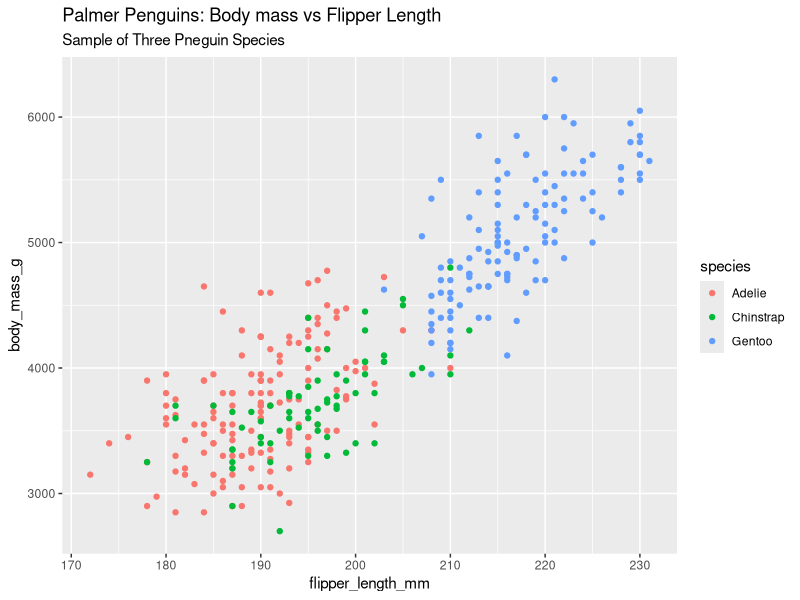

This figure's R source:
library("ggplot2")
library("palmerpenguins")

ggplot(data=penguins)+
  geom_point(mapping=aes(x=flipper_length_mm, y= body_mass_g, color=species))+
  labs(title = "Palmer Penguins: Body mass vs Flipper Length", subtitle = "Sample of Three Pneguin Species")
              
